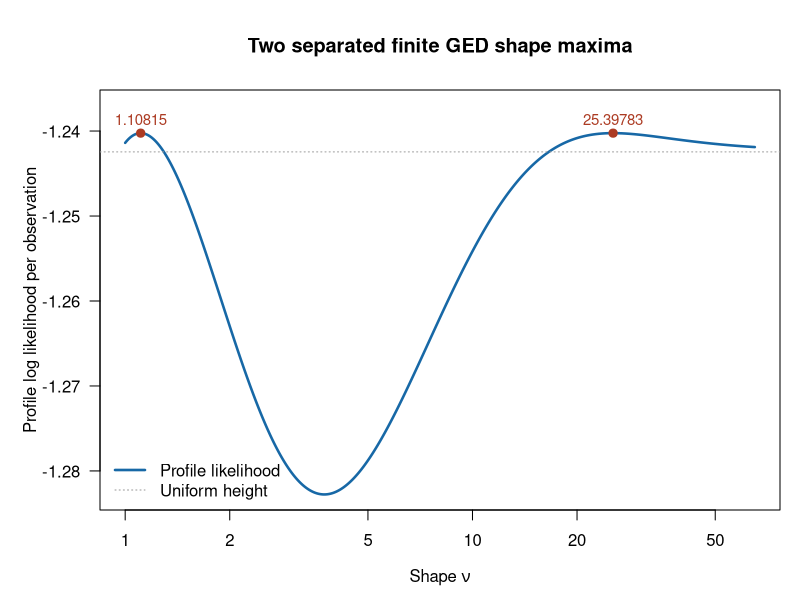

Source code (R):
# Run from repository root under the workstation CPU-slot wrapper.
a <- .32998660809120006
b <- 1.4239025460520294
shape <- exp(seq(log(1),log(65),length.out=800))
profile <- function(p) {
  logb <- (lgamma(1/p)-lgamma(3/p))/2
  -log(2)-logb-lgamma(1+1/p)-(23*exp(p*(log(a)-logb))+12*exp(p*(log(b)-logb)))/39
}
ll <- vapply(shape,profile,numeric(1))
roots <- c(1.108145553391854,25.39783214175462)
file <- "dev/research/evaluations/2026-11-07-ged-free/separated-shape-maxima.png"
png(file,width=1000,height=540,res=120,type="cairo")
par(mar=c(4.5,5,4.5,1),las=1)
plot(shape,ll,type="l",log="x",lwd=2.5,col="#1768a6",xlab=expression("Shape "*nu),
     ylab="Profile log likelihood per observation",ylim=range(c(ll,-1.237)),
     main="Two separated finite GED shape maxima")
abline(h=-log(2*sqrt(3)),col="#9b9b9b",lty=3)
points(roots,vapply(roots,profile,numeric(1)),pch=19,col="#ac3b23",cex=1.1)
text(roots,vapply(roots,profile,numeric(1))+.0016,labels=c("1.10815","25.39783"),col="#ac3b23",cex=.9)
legend("bottomleft",legend=c("Profile likelihood","Uniform height"),col=c("#1768a6","#9b9b9b"),lwd=c(2.5,1),lty=c(1,3),bty="n")
dev.off()
